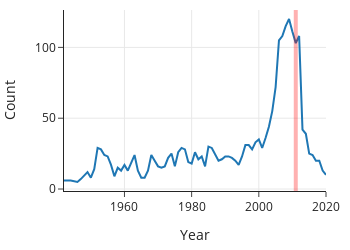

The cell this chart's notebook holds for it:
### Markdown cell above
Why might the popularity have dropped so suddenly after 2010?
Well, Siri happens to be the
name of Apple's voice assistant and was introduced in 2011.
Let's draw a line for the year 2011 and take a look...

### Code cell
fig = px.line(siri, x='Year', y='Count', width=350, height=250)
fig.add_vline(x=2011, line_color='red', line_width=4)

### Figure 1 — Plotly figure (JSON) as saved in the notebook; plotly's stock layout.template omitted (floating-point values rounded to 4 significant figures)
{"data": [{"hovertemplate": "Year=%{x}<br>Count=%{y}<extra></extra>", "legendgroup": "", "line": {"color": "#1F77B4", "dash": "solid"}, "marker": {"symbol": "circle"}, "mode": "lines", "name": "", "orientation": "v", "showlegend": false, "type": "scatter", "x": [2020, 2019, 2018, 2017, 2016, 2015, 2014, 2013, 2012, 2011, 2010, 2009, 2008, 2007, 2006, 2005, 2004, 2003, 2002, 2001, 2000, 1999, 1998, 1997, 1996, 1995, 1994, 1993, 1992, 1991, 1990, 1989, 1988, 1987, 1986, 1985, 1984, 1983, 1982, 1981, 1980, 1979, 1978, 1977, 1976, 1975, 1974, 1973, 1972, 1971, 1970, 1969, 1968, 1967, 1966, 1965, 1964, 1963, 1962, 1961, 1960, 1959, 1958, 1957, 1956, 1955, 1954, 1953, 1952, 1951, 1950, 1949, 1947, 1946, 1944, 1942], "xaxis": "x", "y": [10, 13, 20, 20, 24, 25, 39, 42, 108, 103, 111, 120, 115, 108, 105, 72, 55, 44, 36, 29, 35, 33, 28, 31, 31, 23, 17, 20, 22, 23, 23, 21, 20, 24, 29, 30, 16, 23, 21, 26, 18, 19, 28, 29, 26, 16, 25, 22, 16, 15, 16, 20, 24, 13, 8, 8, 13, 24, 19, 13, 17, 13, 15, 9, 17, 23, 24, 28, 29, 14, 8, 12, 7, 5, 6, 6], "yaxis": "y"}], "layout": {"height": 250, "legend": {"tracegroupgap": 0}, "shapes": [{"line": {"color": "red", "width": 4}, "type": "line", "x0": 2011, "x1": 2011, "xref": "x", "y0": 0, "y1": 1, "yref": "y domain"}], "width": 350, "xaxis": {"anchor": "y", "autorange": true, "domain": [0, 1], "range": [1942, 2020], "title": {"text": "Year"}, "type": "linear"}, "yaxis": {"anchor": "x", "autorange": true, "domain": [0, 1], "range": [-1.389, 126.4], "title": {"text": "Count"}, "type": "linear"}}}
